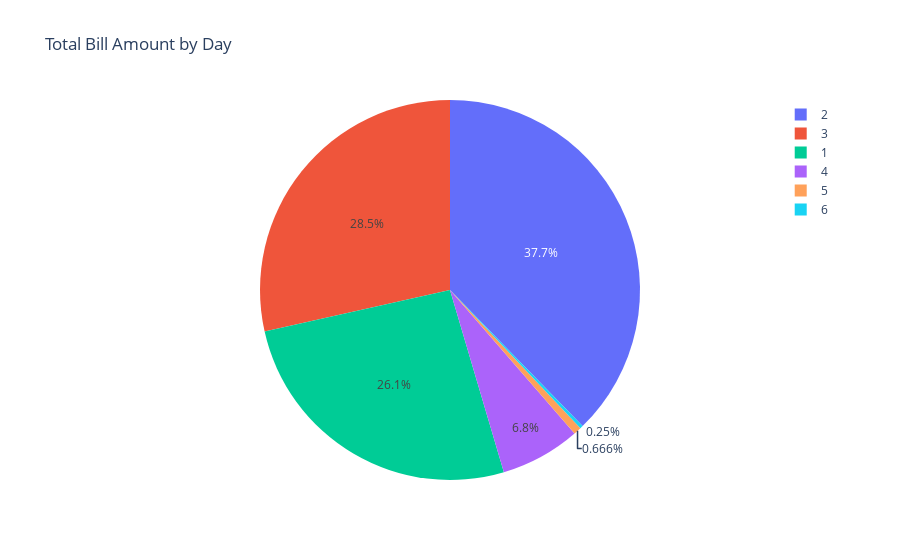

The cell this chart's notebook holds for it:
### Code cell
fig = px.pie(df, names='bedrooms', title='Total Bill Amount by Day')

# Show the plot
fig.show()

### Figure 1 — Plotly figure (JSON) as saved in the notebook; plotly's stock layout.template omitted (floating-point values rounded to 4 significant figures; data arrays with more than 128 entries replaced by an {"elided": "..."} marker saying what was removed)
{"data": [{"domain": {"x": [0, 1], "y": [0, 1]}, "hovertemplate": "bedrooms=%{label}<extra></extra>", "labels": {"elided": "9614 int values"}, "legendgroup": "", "name": "", "showlegend": true, "type": "pie"}], "layout": {"legend": {"tracegroupgap": 0}, "title": {"text": "Total Bill Amount by Day"}}}
